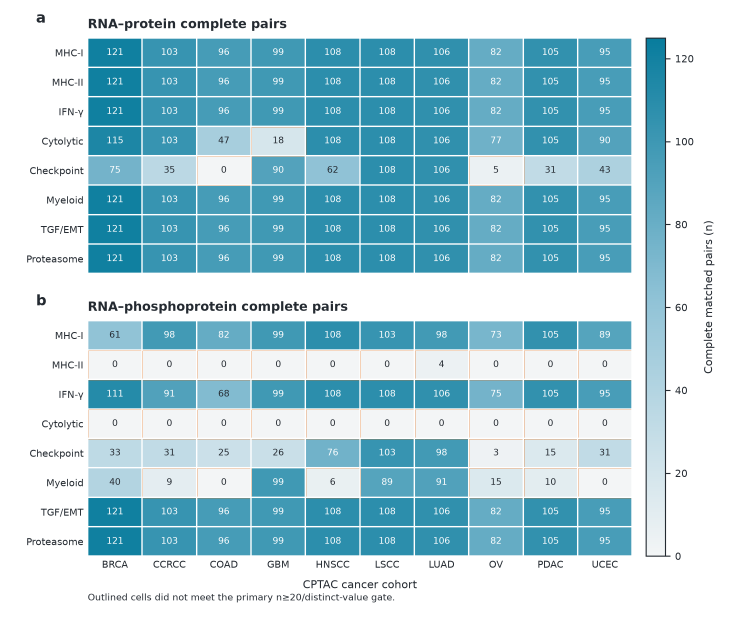
#> input picture generated/PNG_300dpi/FigS1_complete_pair_counts.png, 2193 x 1896 px, given in place of Fig1_CPTAC_primary_concordance.png, which was not available (shown at 1/3 size)
$ python build_previews.py
#> lines starting #> are read from the running program, lines starting #| are printed output that depends on the picture; pictures that were not available may be replaced by others from this repository, and a replacement may not be noted
#!/usr/bin/env python3
"""Build compact contact sheets from the regenerated 300-dpi PNG figures."""

from __future__ import annotations

from pathlib import Path

from PIL import Image, ImageDraw, ImageOps


ROOT = Path(__file__).resolve().parent
PNG_DIR = ROOT / "generated" / "PNG_300dpi"
PREVIEW_DIR = ROOT / "previews"

MAIN = [
    "Fig1_CPTAC_primary_concordance",
    "Fig2_heterogeneity_and_scoring_robustness",
    "Fig3_TCGA_and_APOLLO_triangulation",
    "Fig4_single_cell_and_spatial_compartments",
]
SUPPLEMENT = [
    "FigS1_complete_pair_counts",
    "FigS2_residual_context_support",
    "FigS3_TCGA_full_correlation_atlas",
    "FigS4_TCGA_immune_subtypes",
    "FigS5_source_resolved_single_cell",
    "FigS6_threshold_and_influence_sensitivities",
]


def contact_sheet(stems: list[str], columns: int, output: Path) -> None:
#> called with columns = 2
    tile_width, tile_height = 780, 620
    label_height, margin = 42, 24
    rows = (len(stems) + columns - 1) // columns
    canvas = Image.new(
        "RGB",
        (columns * tile_width + (columns + 1) * margin, rows * (tile_height + label_height) + (rows + 1) * margin),
        "white",
    )
#> canvas: PIL image 1632x1396 RGB; every value is 255
    draw = ImageDraw.Draw(canvas)
    for index, stem in enumerate(stems):
        source = PNG_DIR / f"{stem}.png"
        with Image.open(source) as raw:
#> raw is the input picture: PIL image 2193x1896 RGBA; mean R, G, B, A 172.9, 208.7, 220, 255
            image = ImageOps.contain(raw.convert("RGB"), (tile_width, tile_height))
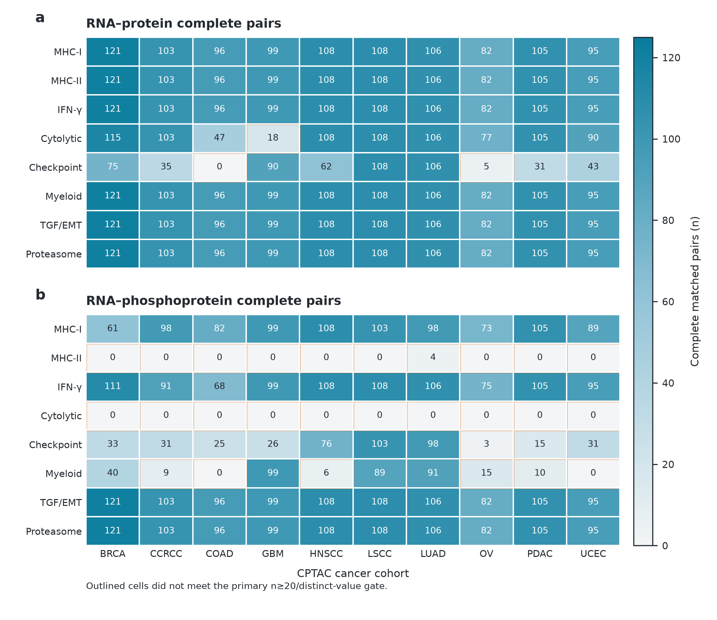
#> image: PIL image 717x620 RGB; mean R, G, B 172.7, 208.6, 219.8
        row, column = divmod(index, columns)
        left = margin + column * (tile_width + margin)
        top = margin + row * (tile_height + label_height + margin)
        x = left + (tile_width - image.width) // 2
#> x = 55
        y = top + (tile_height - image.height) // 2
#> y = 24
        canvas.paste(image, (x, y))
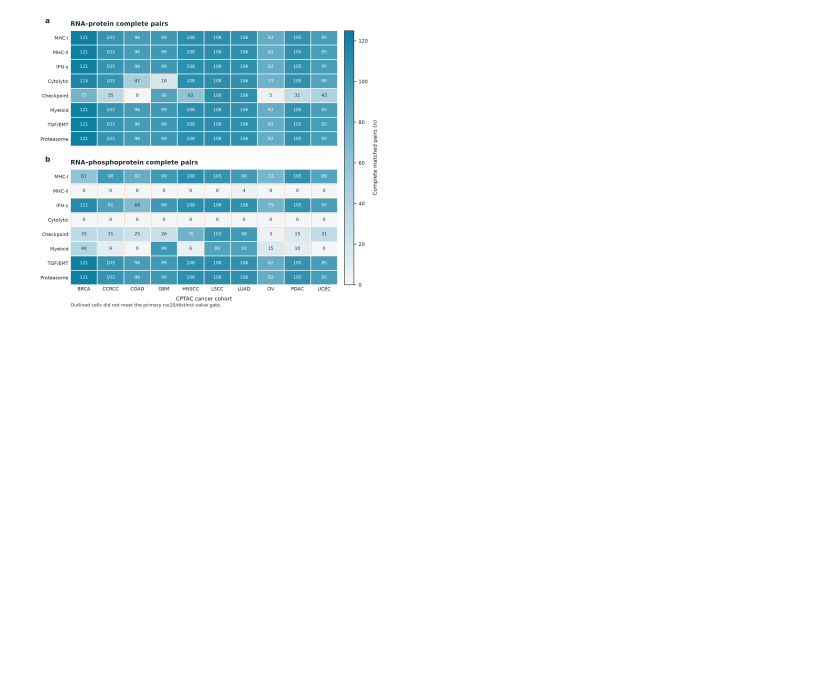
#> canvas: PIL image 1632x1396 RGB (shown at 1/2 size); mean R, G, B 238.9, 245.9, 248.1
        draw.text((left, top + tile_height + 8), stem, fill="#1F2937")
#> pass 2 of the loop in contact_sheet, `for index, stem in enumerate(stems):`:
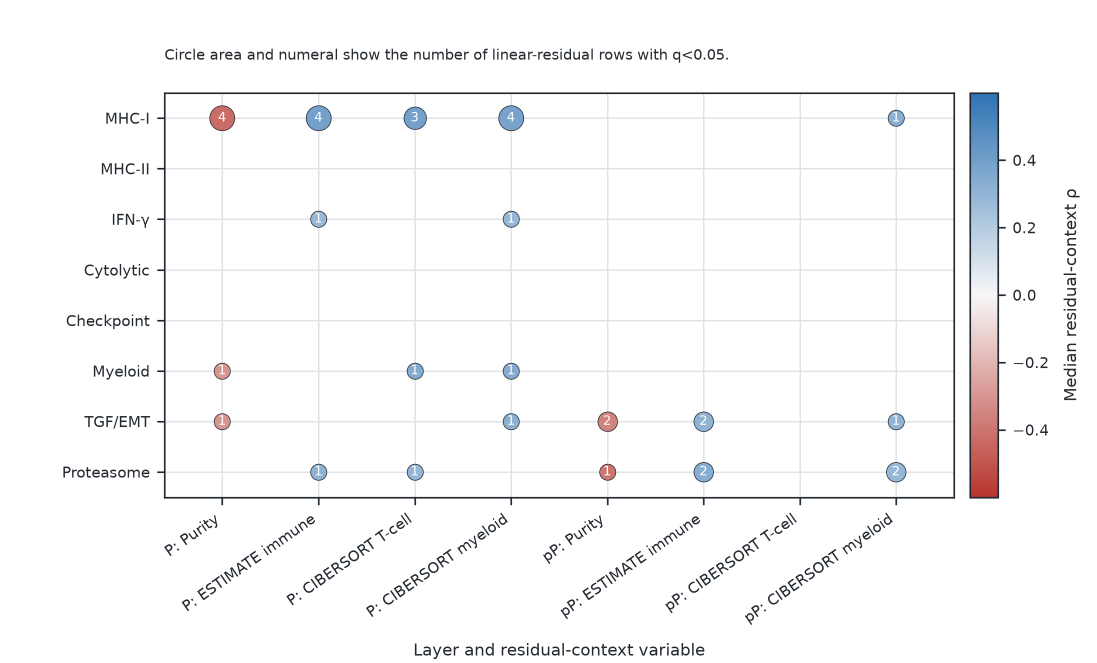
#> input picture generated/PNG_300dpi/FigS2_residual_context_support.png, 2193 x 1326 px, given in place of Fig2_heterogeneity_and_scoring_robustness.png, which was not available (shown at 1/2 size)
#> in contact_sheet, raw is the input picture: PIL image 2193x1326 RGBA; mean R, G, B, A 247.9, 248, 248.6, 255
#> in contact_sheet, `image = ImageOps.contain(raw.convert("RGB"), (tile_width, tile_height))`:
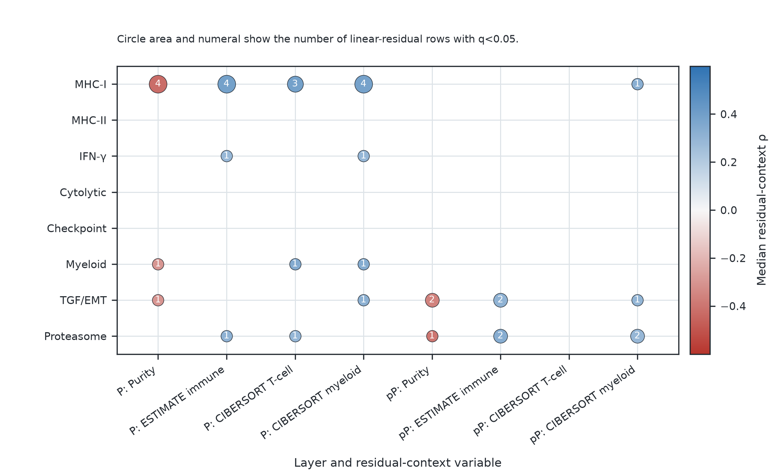
#> image: PIL image 780x472 RGB; mean R, G, B 247.7, 247.8, 248.4
#> in contact_sheet, `canvas.paste(image, (x, y))`:
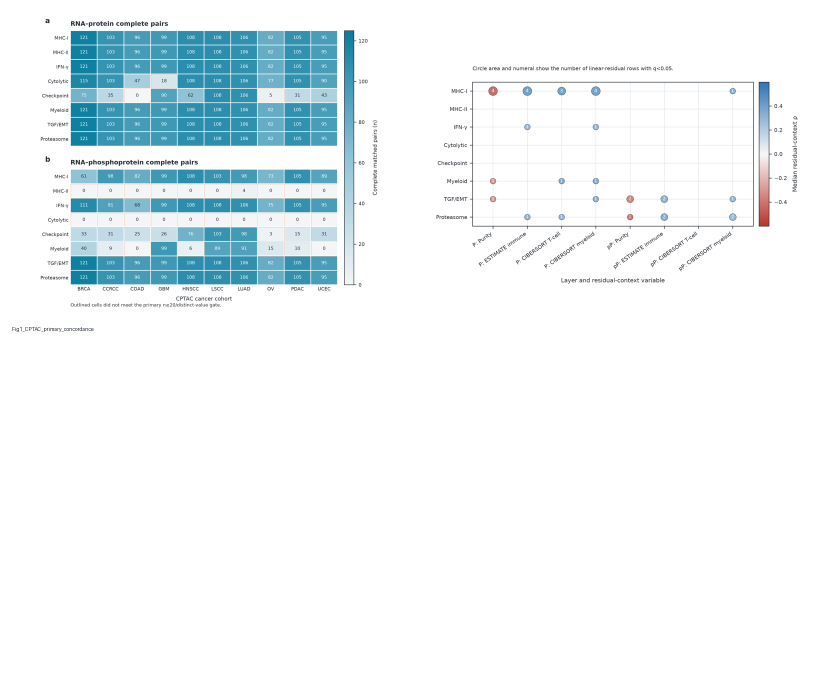
#> canvas: PIL image 1632x1396 RGB (shown at 1/2 size); mean R, G, B 237.7, 244.8, 247
    output.parent.mkdir(parents=True, exist_ok=True)
    canvas.save(output, format="PNG", dpi=(150, 150), optimize=True)


def main() -> None:
    contact_sheet(MAIN, 2, PREVIEW_DIR / "main_figures_contact.png")
    contact_sheet(SUPPLEMENT, 2, PREVIEW_DIR / "supp_figures_contact.png")
    print(f"Updated contact sheets in {PREVIEW_DIR}")


if __name__ == "__main__":
#> (the run stopped early here; a loop or call above may not have finished)
